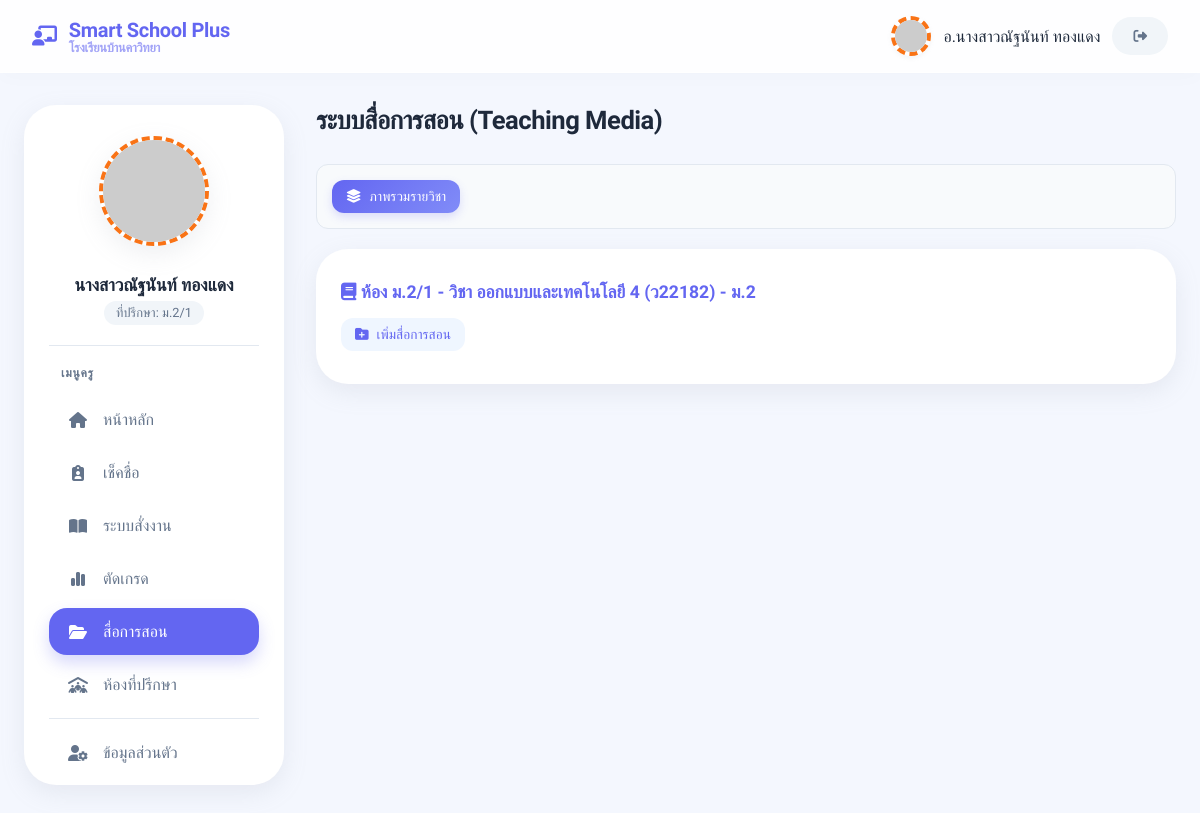
Screenshot of /media_teacher.php (signed in) with the database file from the repository.
### tables this page shows
CREATE TABLE `schools` (
  `school_id` int(6) UNSIGNED NOT NULL,
  `school_name` varchar(150) NOT NULL,
  `education_level` enum('ประถมศึกษา','ขยายโอกาส','มัธยมศึกษา') NOT NULL,
  `created_at` timestamp NOT NULL DEFAULT current_timestamp()
);

CREATE TABLE `user_year_data` (
  `id` int(11) NOT NULL,
  `school_id` int(11) NOT NULL,
  `user_id` int(11) NOT NULL,
  `year_id` int(11) NOT NULL,
  `student_number` int(11) DEFAULT 0,
  `class_level` varchar(50) DEFAULT NULL,
  `room_number` varchar(50) DEFAULT NULL,
  `subjects_taught` text DEFAULT NULL,
  `position` varchar(100) DEFAULT NULL,
  `created_at` timestamp NOT NULL DEFAULT current_timestamp()
);

CREATE TABLE `users` (
  `user_id` int(6) UNSIGNED NOT NULL,
  `school_id` int(6) DEFAULT 0,
  `username` varchar(50) NOT NULL,
  `password` varchar(255) NOT NULL,
  `full_name` varchar(100) NOT NULL,
  `role` enum('superadmin','admin','teacher','student') NOT NULL,
  `student_number` int(11) NOT NULL DEFAULT 0,
  `student_code` varchar(20) DEFAULT NULL,
  `class_level` varchar(50) DEFAULT NULL,
  `room_number` varchar(50) DEFAULT NULL,
  `position` varchar(100) DEFAULT NULL,
  `profile_img` varchar(255) DEFAULT 'default_avatar.png',
  `created_at` timestamp NOT NULL DEFAULT current_timestamp(),
  `subjects_taught` text DEFAULT NULL COMMENT 'เก็บเป็น JSON หรือ Text',
  `profile_frame` varchar(50) DEFAULT 'frame-0'
);

### media_teacher.php (the view, shortened to what this page needs)
<?php
require_once 'db_connect.php';
$user_id = $_SESSION['user_id'];
$school_id = $_SESSION['school_id'];
$school_row = $conn->query("SELECT school_name FROM schools WHERE school_id = $school_id")->fetch_assoc();
$school_name = $school_row['school_name'];
$ay_q = $conn->query("SELECT year_id, year_name, term FROM academic_years WHERE school_id = $school_id AND is_active = 1");
$active_year_row = $ay_q->fetch_assoc();
$active_year_id = $active_year_row ? $active_year_row['year_id'] : 0;
$sql_teacher = "SELECT u.*, ud.subjects_taught, ud.room_number
                FROM users u
                LEFT JOIN user_year_data ud ON u.user_id = ud.user_id AND ud.year_id = $active_year_id
                WHERE u.user_id = $user_id";
$teacher = $conn->query($sql_teacher)->fetch_assoc();
$img_src = $teacher['profile_img'];
$view = isset($_GET['view']) ? $_GET['view'] : 'overview';
$my_classes = [];
if(isset($teacher['subjects_taught'])) {
    $json = json_decode($teacher['subjects_taught'], true);
    if(is_array($json)) {
        foreach($json as $j) {
            $r = $j['room'];
            if(isset($j['subjects']) && is_array($j['subjects'])) {
                foreach($j['subjects'] as $s) {
                    $key = "$r|$s";
                    $my_classes[$key] = "ห้อง $r - วิชา $s";
                }
            }
        }
    }
}
?>
<!DOCTYPE html>
<html lang="th">
<head>
    <link rel="stylesheet" href="style_theme.css?v=<?php echo time(); ?>">
    <link rel="stylesheet" href="style_dashboard.css?v=<?php echo time(); ?>">
    <link rel="stylesheet" href="https://cdnjs.cloudflare.com/ajax/libs/font-awesome/6.4.0/css/all.min.css">
</head>
<body>
    <nav class="navbar">
        <div class="brand">
            <i class="fa-solid fa-chalkboard-user"></i>
            <div>Smart School Plus <span style="font-size:0.8rem; opacity:0.6; display:block; line-height:1;"><?php echo htmlspecialchars($school_name); ?></span></div>
        </div>
        <div class="user-info">
            <img src="<?php echo $img_src; ?>" class="profile-img-nav <?php echo $teacher['profile_frame']; ?>">
            <span>อ.<?php echo htmlspecialchars($teacher['full_name']); ?></span>
            <a href="logout.php" class="btn-logout"><i class="fa-solid fa-right-from-bracket"></i></a>
        </div>
    </nav>
    <div class="dashboard-container">
        <aside class="sidebar">
            <div style="text-align:center; padding-bottom:20px; margin-bottom:20px; border-bottom:1px solid var(--border-color);">
                <img src="<?php echo $img_src; ?>" class="profile-img-large <?php echo $teacher['profile_frame']; ?>">
                <h4 style="margin-top:10px; font-size:1.1rem;"><?php echo htmlspecialchars($teacher['full_name']); ?></h4>
                <div style="background:#f1f5f9; color:#64748b; padding:4px 12px; border-radius:20px; display:inline-block; font-size:0.8rem; margin-top:5px;">
                    ที่ปรึกษา: <?php echo htmlspecialchars($teacher['room_number'] ?? '-'); ?>
                </div>
            </div>
            <h3>เมนูครู</h3>
            <a href="dashboard_teacher.php?tab=home" class="menu-item"><i class="fa-solid fa-house"></i> หน้าหลัก</a>
            <a href="dashboard_teacher.php?tab=attendance" class="menu-item"><i class="fa-solid fa-clipboard-user"></i> เช็คชื่อ</a>
            <a href="homework_teacher.php" class="menu-item"><i class="fa-solid fa-book-open"></i> ระบบสั่งงาน</a>
            <a href="grade_teacher.php" class="menu-item"><i class="fa-solid fa-chart-simple"></i> ตัดเกรด</a>
            <a href="media_teacher.php" class="menu-item active"><i class="fa-solid fa-folder-open"></i> สื่อการสอน</a>
            <a href="dashboard_teacher.php?tab=advisory" class="menu-item"><i class="fa-solid fa-people-roof"></i> ห้องที่ปรึกษา</a>
            <div style="height:1px; background:var(--border-color); margin:10px 0;"></div>
            <a href="dashboard_teacher.php?tab=profile" class="menu-item"><i class="fa-solid fa-user-gear"></i> ข้อมูลส่วนตัว</a>
        </aside>
        <main class="content-area">
            <div class="page-header">
                <h2 class="page-title">ระบบสื่อการสอน (Teaching Media)</h2>
            </div>
            <div class="filter-bar" style="margin-bottom:20px;">
                <a href="?view=overview" class="btn-action <?php echo $view=='overview'?'btn-add':''; ?>" style="<?php echo $view!='overview'?'background:#fff; color:#64748b; border:1px solid #cbd5e1;':''; ?>"><i class="fa-solid fa-layer-group"></i> ภาพรวมรายวิชา</a>
            </div>
            <?php if($view == 'overview'): ?>
                <div class="menu-grid">
                    <?php foreach($my_classes as $k => $label): ?>
                    <a href="?view=manage&select_class_key=<?php echo urlencode($k); ?>" class="menu-card" style="align-items:flex-start; aspect-ratio:auto; min-height:120px;">
                        <div style="font-weight:bold; font-size:1.1rem; color:var(--primary-color);"><i class="fa-solid fa-book"></i> <?php echo htmlspecialchars($label); ?></div>
                        <div style="margin-top:15px;">
                            <span class="btn-action" style="background:#eff6ff; color:var(--primary-color);"><i class="fa-solid fa-folder-plus"></i> เพิ่มสื่อการสอน</span>
                        </div>
                    </a>
                    <?php endforeach; ?>
                </div>
            <?php endif; ?>
        </main>
    </div>
</body>
</html>

### style_theme.css (style rules this page uses)
:root { --primary-color: #6366f1; --primary-hover: #4f46e5; --primary-light: #e0e7ff; --secondary-bg: #ffffff; --bg-app: #f4f7fe; --border-color: #e2e8f0; --text-main: #1e293b; --text-secondary: #64748b; --success: #10b981; --success-bg: #d1fae5; --warning: #f59e0b; --warning-bg: #fef3c7; --danger: #ef4444; --danger-bg: #fee2e2; --info: #0ea5e9; --info-bg: #e0f2fe; --shadow-xs: 0 2px 4px rgba(149, 157, 165, 0.1); --shadow-sm: 0 8px 24px rgba(149, 157, 165, 0.15); --shadow-hover: 0 12px 32px rgba(149, 157, 165, 0.2); --radius-md: 16px; --radius-lg: 24px; --radius-xl: 32px; --safe-top: env(safe-area-inset-top, 20px); --safe-bottom: env(safe-area-inset-bottom, 20px); }
* { margin: 0; padding: 0; box-sizing: border-box; font-family: 'Sarabun', sans-serif; -webkit-tap-highlight-color: transparent; -webkit-overflow-scrolling: touch; }
h1, h2, h3, h4, h5, h6, .btn-login { font-family: 'Prompt', sans-serif; }
html { scroll-behavior: smooth; }
body { min-height: 100vh; display: flex; justify-content: center; align-items: center; background-color: var(--bg-app); color: var(--text-main); overflow-y: auto; overflow-x: hidden; }

### media_teacher.php (style rules this page uses)
.filter-bar { background: #f8fafc; padding: 15px; border-radius: 12px; border: 1px solid #e2e8f0; margin-bottom: 20px; display: flex; gap: 10px; align-items: center; flex-wrap: wrap; }

### rows the page displays
schools: school_name "โรงเรียนบ้านคาวิทยา"
user_year_data: user.full_name "นางสาวณัฐนันท์ ทองแดง", room_number "ม.2/1"

### other values shown
$label "ห้อง ม.2/1 - วิชา ออกแบบและเทคโนโลยี 4 (ว22182) - ม.2"
